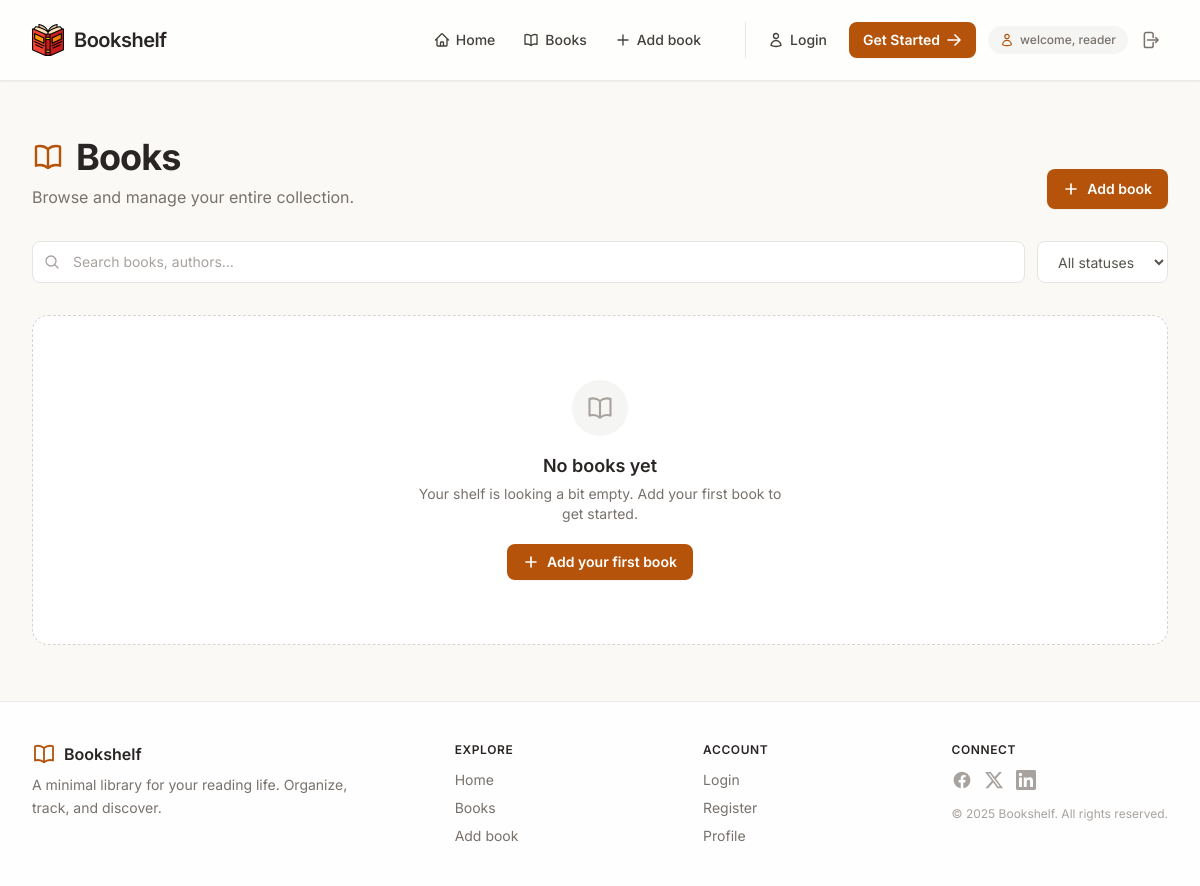
/books/, run on an earlier commit of the app's database.
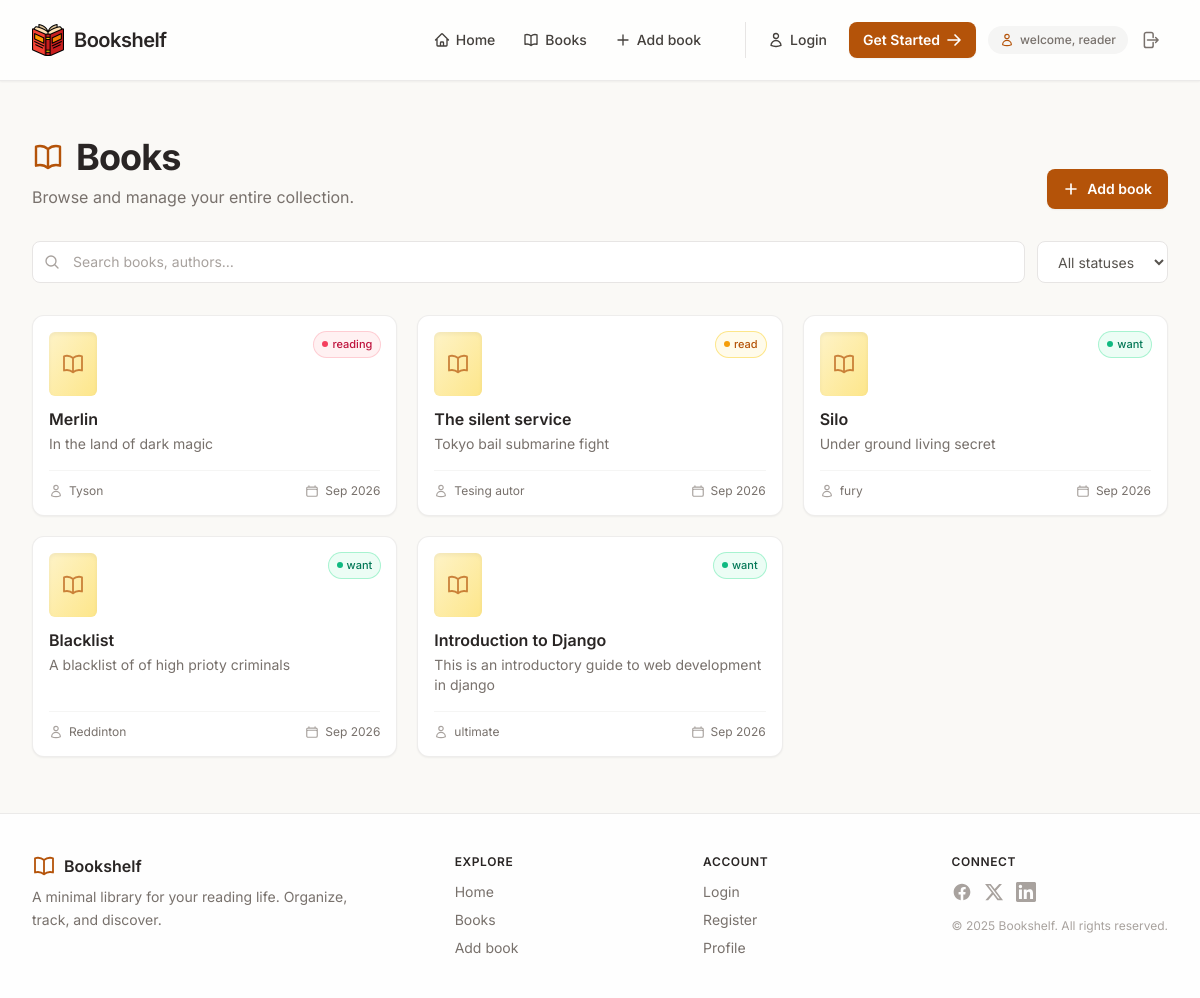
And on a later commit of the database.
### shelf/models.py (models this page shows, shortened)
class Book(models.Model):
  STATUS_CHOICES = [
      ("want", "Want to Read"),
      ("reading", "Currently Reading"),
      ("read", "Finished"),
  ]
  title = models.CharField(max_length=200)
  author = models.CharField(max_length=200)
  description = models.TextField()
  isbn = models.CharField(max_length=13)
  status = models.CharField(max_length=10, choices=STATUS_CHOICES, default="want")
  published_at = models.DateField(blank=True, null=True, auto_now_add=True)
  updated_at = models.DateField(blank=True, null=True, auto_now=True)
  class Meta:
    ordering = ['-published_at']

### shelf/views.py (the view)
# urls.py: path('books/', views.books, name="books" ),
def books(request):
    books = Book.objects.all()
    context = {
        'books': books
    }
    return render(request, 'shelf/books.html', context)

### shelf/templates/shelf/books.html (shortened to what this page needs)
{% extends "layout.html" %}
{% block content %}
<div class="flex flex-col gap-8">
  <div class="flex flex-col sm:flex-row sm:items-end justify-between gap-4">
    <div>
      <h1 class="text-3xl md:text-4xl font-bold tracking-tight text-stone-800 flex items-center gap-3">
        Books
      </h1>
      <p class="text-stone-500 mt-2">Browse and manage your entire collection.</p>
    </div>
    <a href="{% url 'shelf:book_add' %}"
       class="inline-flex items-center gap-2 px-4 py-2.5 bg-amber-700 hover:bg-amber-800 text-white text-sm font-semibold rounded-lg shadow-sm hover:shadow transition-all">
      <svg class="w-4 h-4" fill="none" stroke="currentColor" stroke-width="2.5" viewBox="0 0 24 24">
        <path stroke-linecap="round" stroke-linejoin="round" d="M12 4.5v15m7.5-7.5h-15" />
      </svg>
      Add book
    </a>
  </div>
  <div class="flex flex-col sm:flex-row gap-3">
    <div class="relative flex-1">
      <svg class="w-4 h-4 absolute left-3 top-1/2 -translate-y-1/2 text-stone-400" fill="none" stroke="currentColor" stroke-width="2" viewBox="0 0 24 24">
        <path stroke-linecap="round" stroke-linejoin="round" d="M21 21l-5.197-5.197m0 0A7.5 7.5 0 105.196 5.196a7.5 7.5 0 0010.607 10.607z" />
      </svg>
      <input type="text" placeholder="Search books, authors…"
             class="w-full pl-10 pr-4 py-2.5 text-sm bg-white border border-stone-200 rounded-lg focus:outline-none focus:ring-2 focus:ring-amber-600/30 focus:border-amber-600 placeholder:text-stone-400" />
    </div>
    <select class="px-4 py-2.5 text-sm bg-white border border-stone-200 rounded-lg focus:outline-none focus:ring-2 focus:ring-amber-600/30 focus:border-amber-600 text-stone-600">
      <option>All statuses</option>
    </select>
  </div>
  {% if books %}
    <div class="grid grid-cols-1 sm:grid-cols-2 lg:grid-cols-3 xl:grid-cols-4 gap-5">
      {% for book in books %}
        {% include "components/book_card.html" with book=book %}
      {% endfor %}
    </div>
  {% else %}
    <div class="flex flex-col items-center justify-center py-16 px-6 bg-white border border-dashed border-stone-300 rounded-2xl text-center">
      <div class="w-14 h-14 rounded-full bg-stone-100 flex items-center justify-center text-stone-400 mb-4">
      </div>
      <h3 class="text-lg font-semibold text-stone-800">No books yet</h3>
      <p class="text-sm text-stone-500 mt-1 max-w-sm">Your shelf is looking a bit empty. Add your first book to get started.</p>
      <a href="{% url 'shelf:book_add' %}"
         class="mt-5 inline-flex items-center gap-2 px-4 py-2 bg-amber-700 hover:bg-amber-800 text-white text-sm font-semibold rounded-lg shadow-sm transition">
        <svg class="w-4 h-4" fill="none" stroke="currentColor" stroke-width="2.5" viewBox="0 0 24 24">
          <path stroke-linecap="round" stroke-linejoin="round" d="M12 4.5v15m7.5-7.5h-15" />
        </svg>
        Add your first book
      </a>
    </div>
  {% endif %}
</div>
{% endblock %}

### templates/layout.html (shortened to what this page needs)
<!DOCTYPE html>
{% load static %}
<html lang="en">
<head>
  <script src="https://cdn.tailwindcss.com"></script>
</head>
<body class="bg-[#faf9f6] text-slate-800 antialiased flex flex-col min-h-screen">
  {% include "nav.html" %}
  <main class="flex-1 max-w-7xl mx-auto w-full px-5 sm:px-8 py-10 md:py-14">
    {% block content %}
    {% endblock %}
  </main>
  {% include "footer.html" %}
</body>
</html>

### templates/nav.html (shortened to what this page needs)
{% load static %}
<header class="bg-white/80 backdrop-blur-sm border-b border-stone-200/80 sticky top-0 z-20 shadow-sm">
    <div class="max-w-7xl mx-auto px-5 sm:px-8 flex items-center justify-between h-16 md:h-20">
      <a href="#" class="flex items-center gap-2.5 shrink-0">
        <img src="{% static 'images/logo.png' %}" alt="Bookshelf Icon" class="w-7 h-7 md:w-8 md:h-8">
        <span class="font-semibold text-lg md:text-xl tracking-tight text-stone-800">Bookshelf</span>
      </a>
      <nav class="hidden md:flex items-center gap-1 lg:gap-2">
        <ul class="flex items-center gap-1 mr-4 lg:mr-6">
          <li>
            <a href="{% url "shelf:home" %}" class="nav-link flex items-center gap-1.5 px-3 py-2 rounded-lg text-sm font-medium text-stone-700 hover:text-amber-800 hover:bg-stone-100/70">
              Home
            </a>
          </li>
          <li>
            <a href="{% url "shelf:books" %}" class="nav-link flex items-center gap-1.5 px-3 py-2 rounded-lg text-sm font-medium text-stone-700 hover:text-amber-800 hover:bg-stone-100/70">
              Books
            </a>
          </li>
          <li>
            <a href="{% url "shelf:book_add" %}" class="nav-link flex items-center gap-1.5 px-3 py-2 rounded-lg text-sm font-medium text-stone-700 hover:text-amber-800 hover:bg-stone-100/70">
              <svg class="w-4 h-4" fill="none" stroke="currentColor" stroke-width="2" viewBox="0 0 24 24">
                <path stroke-linecap="round" stroke-linejoin="round" d="M12 4.5v15m7.5-7.5h-15" />
              </svg>
              Add book
            </a>
          </li>
        </ul>
        <div class="flex items-center gap-2 pl-2 border-l border-stone-200">
          <button class="btn flex items-center gap-1.5 px-3.5 py-2 text-sm font-medium text-stone-700 rounded-lg hover:bg-stone-100/80 hover:text-amber-800">
            <svg class="w-4 h-4" fill="none" stroke="currentColor" stroke-width="2" viewBox="0 0 24 24">
              <path stroke-linecap="round" stroke-linejoin="round" d="M15.75 6a3.75 3.75 0 11-7.5 0 3.75 3.75 0 017.5 0zM4.501 20.118a7.5 7.5 0 0114.998 0A17.933 17.933 0 0112 21.75c-2.676 0-5.216-.584-7.499-1.632z" />
            </svg>
            Login
          </button>
          <button class="btn flex items-center gap-1.5 px-3.5 py-2 text-sm font-semibold text-white bg-amber-700 rounded-lg shadow-sm hover:bg-amber-800 hover:shadow">
            Get Started
            <svg class="w-4 h-4" fill="none" stroke="currentColor" stroke-width="2.5" viewBox="0 0 24 24">
              <path stroke-linecap="round" stroke-linejoin="round" d="M13.5 4.5L21 12m0 0l-7.5 7.5M21 12H3" />
            </svg>
          </button>
          <div class="flex items-center gap-1 ml-1">
            <span class="hidden lg:flex items-center gap-1.5 text-xs font-medium text-stone-500 bg-stone-100 px-3 py-1.5 rounded-full">
              welcome, reader
            </span>
            <button class="btn p-2 rounded-lg text-stone-500 hover:text-amber-800 hover:bg-stone-100" title="Logout">
              <svg class="w-5 h-5" fill="none" stroke="currentColor" stroke-width="1.8" viewBox="0 0 24 24">
                <path stroke-linecap="round" stroke-linejoin="round" d="M15.75 9V5.25A2.25 2.25 0 0013.5 3h-6a2.25 2.25 0 00-2.25 2.25v13.5A2.25 2.25 0 007.5 21h6a2.25 2.25 0 002.25-2.25V15m3 0l3-3m0 0l-3-3m3 3H9" />
              </svg>
            </button>
          </div>
        </div>
      </nav>
    </div>
  </header>

### shelf/templates/components/book_card.html (shortened to what this page needs)
<article class="group bg-white rounded-xl border border-stone-200/70 p-4 shadow-sm hover:shadow-md hover:border-amber-200 transition-all duration-200 flex flex-col">
  <div class="flex items-start justify-between">
    <div class="w-12 h-16 bg-gradient-to-br from-amber-100 to-amber-200 rounded-md shadow-inner flex items-center justify-center shrink-0">
    </div>
    <span class="inline-flex items-center gap-1 px-2 py-1 text-[11px] font-medium rounded-full
      {% if book.status == 'want' %} bg-emerald-50 text-emerald-700 ring-1 ring-emerald-200
      {% elif book.status == 'reading' %} bg-rose-50 text-rose-700 ring-1 ring-rose-200
      {% else %} bg-amber-50 text-amber-700 ring-1 ring-amber-200 {% endif %}">
      <span class="w-1.5 h-1.5 rounded-full
        {% if book.status == 'want' %} bg-emerald-500
        {% elif book.status == 'reading' %} bg-rose-500
        {% else %} bg-amber-500 {% endif %}"></span>
      {{ book.status }}
    </span>
  </div>
  <div class="mt-3 flex-1">
    <h2 class="font-semibold text-stone-800 leading-snug line-clamp-1 group-hover:text-amber-800 transition-colors">
      {{ book.title }}
    </h2>
    <p class="text-sm text-stone-500 mt-1 line-clamp-2">{{ book.description }}</p>
  </div>
  <div class="mt-4 pt-3 border-t border-stone-100 flex items-center justify-between text-xs text-stone-500">
    <span class="inline-flex items-center gap-1.5 min-w-0">
      <span class="truncate">{{ book.author }}</span>
    </span>
    <span class="inline-flex items-center gap-1.5 shrink-0">
      {{ book.published_at|date:"M Y" }}
    </span>
  </div>
</article>

### templates/footer.html (shortened to what this page needs)
<footer class="bg-white/90 border-t border-stone-200/80 mt-auto">
  <div class="max-w-7xl mx-auto px-5 sm:px-8 py-8 md:py-10">
    <div class="flex flex-col md:flex-row justify-between gap-8">
      <div class="md:max-w-xs">
        <div class="flex items-center gap-2">
          <span class="font-semibold text-stone-800">Bookshelf</span>
        </div>
        <p class="text-sm text-stone-500 mt-2 leading-relaxed">
          A minimal library for your reading life. Organize, track, and
          discover.
        </p>
      </div>
      <div class="grid grid-cols-2 sm:grid-cols-3 gap-8 text-sm">
        <div>
          <h4
            class="font-semibold text-stone-800 text-xs uppercase tracking-wider mb-3"
          >
            Explore
          </h4>
          <ul class="space-y-2">
            <li>
              <a href="{% url 'shelf:home' %}" class="text-stone-500 hover:text-amber-700 transition"
                >Home</a
              >
            </li>
            <li>
              <a href="{% url 'shelf:books' %}" class="text-stone-500 hover:text-amber-700 transition"
                >Books</a
              >
            </li>
            <li>
              <a href="{% url 'shelf:book_add' %}" class="text-stone-500 hover:text-amber-700 transition"
                >Add book</a
              >
            </li>
          </ul>
        </div>
        <div>
          <h4
            class="font-semibold text-stone-800 text-xs uppercase tracking-wider mb-3"
          >
            Account
          </h4>
          <ul class="space-y-2">
            <li>
              <a href="#" class="text-stone-500 hover:text-amber-700 transition"
                >Login</a
              >
            </li>
            <li>
              <a href="#" class="text-stone-500 hover:text-amber-700 transition"
                >Register</a
              >
            </li>
            <li>
              <a href="#" class="text-stone-500 hover:text-amber-700 transition"
                >Profile</a
              >
            </li>
          </ul>
        </div>
        <div class="col-span-2 sm:col-span-1">
          <h4
            class="font-semibold text-stone-800 text-xs uppercase tracking-wider mb-3"
          >
            Connect
          </h4>
          <div class="flex gap-3">
            <a href="#" class="text-stone-400 hover:text-amber-700 transition">
            </a>
            <a href="#" class="text-stone-400 hover:text-amber-700 transition">
              <svg class="w-5 h-5" fill="currentColor" viewBox="0 0 24 24">
                <path
                  d="M18.244 2.25h3.308l-7.227 8.26 8.502 11.24H16.17l-5.214-6.817L4.99 21.75H1.68l7.73-8.835L1.254 2.25H8.08l4.713 6.231zm-1.161 17.52h1.833L7.084 4.126H5.117z"
                />
              </svg>
            </a>
            <a href="#" class="text-stone-400 hover:text-amber-700 transition">
            </a>
          </div>
          <p class="text-xs text-stone-400 mt-4">
            © 2025 Bookshelf. All rights reserved.
          </p>
        </div>
      </div>
    </div>
  </div>
</footer>

### templates/layout.html (style rules this page uses)
* { font-family: 'Inter', system-ui, sans-serif; }
.nav-link, .btn { transition: all 0.15s ease; }

What changed in the data, as far as the page shows it:
added Book: status "reading", title "Merlin", description "In the land of dark magic", author "Tyson", published_at "Sep 2026"
added Book: status "read", title "The silent service", description "Tokyo bail submarine fight", author "Tesing autor", published_at "Sep 2026"
added Book: status "want", title "Silo", description "Under ground living secret", author "fury", published_at "Sep 2026"
added Book: status "want", title "Blacklist", description "A blacklist of of high prioty criminals", author "Reddinton", published_at "Sep 2026"
added Book: status "want", title "Introduction to Django", description "This is an introductory guide to web development in django", author "ultimate", published_at "Sep 2026"
Also different on the page:
text no longer shown: "No books yet Your shelf is looking a bit empty. Add your first book to get started. Add your first book"
